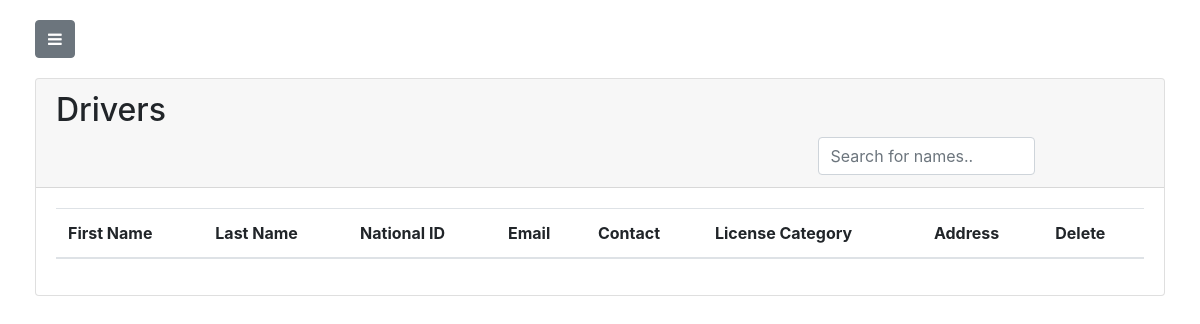
The page /driver/drivers (signed in) on the database as committed earlier.
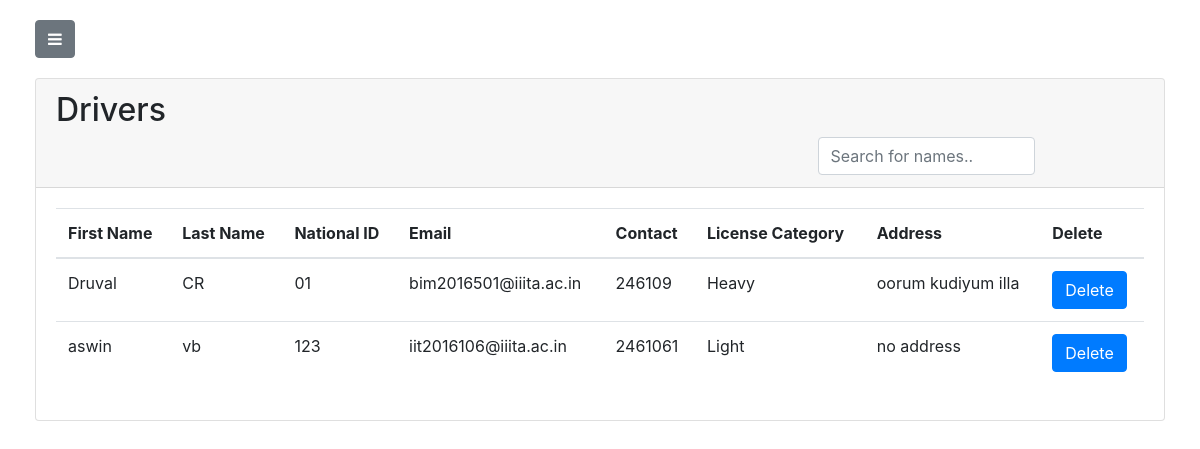
The same page on the database as committed later.
### driver/models.py (models this page shows, shortened)
class Driver(models.Model):
    firstName=models.CharField(max_length=100)
    lastName=models.CharField(max_length=100)
    nationalId=models.CharField(max_length=13)
    address=models.CharField(max_length=1000)
    email=models.CharField(max_length=300)
    phoneNumber=models.CharField(max_length=10)
    licenseCategory=models.CharField(max_length=100)
    status_CHOICES=(
        ('B','booked'),
        ('NB','not booked')
    )
    status=models.CharField(
        max_length=2,
        choices=status_CHOICES,
        default='NB',
    )

### driver/views.py (the view)
# urls.py: path('drivers',views.drivers,name='drivers'),
def drivers(request):
    if request.POST:
        form=DriverForm(request.POST)
        return render(request,'driver/index.html',{'form':form})
    else:
        if request.user.is_authenticated:
            drivers = Driver.objects.all()
            return render(request,'driver/driverlist.html',{ 'drivers' : drivers ,'user':request.user})
        else:
            return redirect("http://localhost:8000/home/404")

### driver/templates/driver/driverlist.html (shortened to what this page needs)
{% load staticfiles %}
{% load crispy_forms_tags %}
<!DOCTYPE html>
<html lang="en">
<head>
    <link href="{% static 'vendor/bootstrap/css/bootstrap.min.css' %}" rel="stylesheet">
    <link rel="stylesheet" href="https://maxcdn.bootstrapcdn.com/bootstrap/4.0.0/css/bootstrap.min.css">
    <link rel="stylesheet" href="https://cdnjs.cloudflare.com/ajax/libs/font-awesome/4.7.0/css/font-awesome.css">
    <link href="{% static 'css/simple-sidebar.css' %}" rel="stylesheet">
</head>
<body>
{% if user.is_authenticated %}
    <div id="wrapper">
        <div id="page-content-wrapper">
            <div class="container-fluid">
                <div class="row nav">
                    <div class="col-md-2">
                        <a href="#menu-toggle" class="btn btn-secondary" id="menu-toggle"><i class="fa fa-bars"></i></a>
                    </div>
                </div>
                <div class="row">
                    <div class="col-md-12">
                        <div class="card">
                            <div class="card-header">
                                <h2 style="text-align: right;clear: both;
    float:left;margin-right:15px;">Drivers</h2><input style="float: none; /* if you had floats before? otherwise inline-block will behave differently */
    display: inline-block;
    vertical-align: middle; margin-left: 70%; width:20%;" type="text" class="form-control" id="myInput" onkeyup="myFunction()" placeholder="Search for names.." title="Type in a name">
                            </div>
                            <div class="card-body">
                                <table id="driver" class="table">
                                  <thead>
                                    <tr>
                                      <th scope="col">First Name</th>
                                      <th scope="col">Last Name</th>
                                      <th scope="col">National ID</th>
                                      <th scope="col">Email</th>
                                      <th scope="col">Contact</th>
                                      <th scope="col">License Category</th>
                                      <th scope="col">Address</th>
                                      {% if user.is_superuser %}
                                      <th scope="col">Delete</th>
                                      {% endif %}
                                    </tr>
                                  </thead>
                                  <tbody>
                                    {% for driver in drivers %}
                                    <tr>
                                      <td>{{driver.firstName}}</td>
                                      <td>{{driver.lastName}}</td>
                                      <td>{{driver.nationalId}}</td>
                                      <td>{{driver.email}}</td>
                                      <td>{{driver.phoneNumber}}</td>
                                      <td>{{driver.licenseCategory}}</td>
                                      <td>{{driver.address}}</td>
                                      {% if user.is_superuser %}
                                      <td>
                                        <a href="/driver/delete/{{driver.id}}"><input type="button" value="Delete" name="delete" class="btn btn-primary" id="submit"/></a>
                                      </td>
                                      {% endif %}
                                    </tr>
                                    {% endfor %}
                                  </tbody>
                                </table>
                            </div>
                        </div>
                    </div>
                </div>
            </div>
        </div>
    </div>
{% else %}
<div class="jumbotron jumbotron-fluid">
    <div class="container">
        <h1 class="display-3">You are not logged in</h1>
    </div>
</div>
{% endif %}
</body>
</html>

Rows that differ between the two databases and show on the page:
added Driver: firstName "Druval", lastName "CR", nationalId "01", email "bim2016501@iiita.ac.in", phoneNumber "246109", licenseCategory "Heavy", address "oorum kudiyum illa"
added Driver: firstName "aswin", lastName "vb", nationalId "123", email "iit2016106@iiita.ac.in", phoneNumber "2461061", licenseCategory "Light", address "no address"
